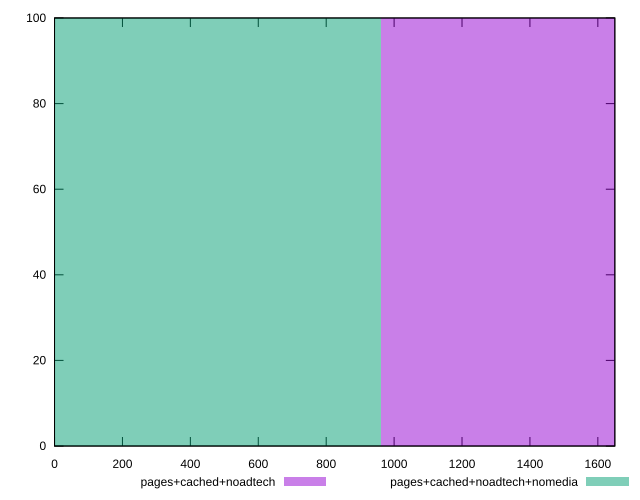

This chart was generated by the following gnuplot code:
reset

$pagesCachedNoadtech <<EOF
1923.0502691081342 100
EOF

$pagesCachedNoadtechNomedia <<EOF
0 100
EOF

set key outside below
set boxwidth 1923.0502691081342
set xrange [0:1650]
set yrange [0:100]
set trange [0:100]
set style fill transparent solid 0.5 noborder
set terminal svg size 640, 500 enhanced background rgb 'white'
set output "report_00012_2021-02-09T11:01:39.952Z/uses-webp-images/comparison/histogram/2_vs_3.svg"

plot $pagesCachedNoadtech title "pages+cached+noadtech" with boxes, \
     $pagesCachedNoadtechNomedia title "pages+cached+noadtech+nomedia" with boxes

reset
